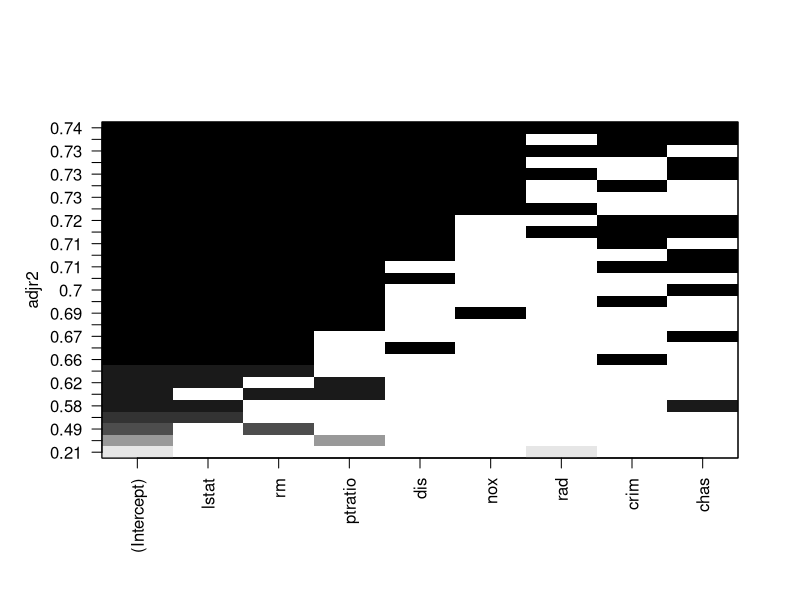
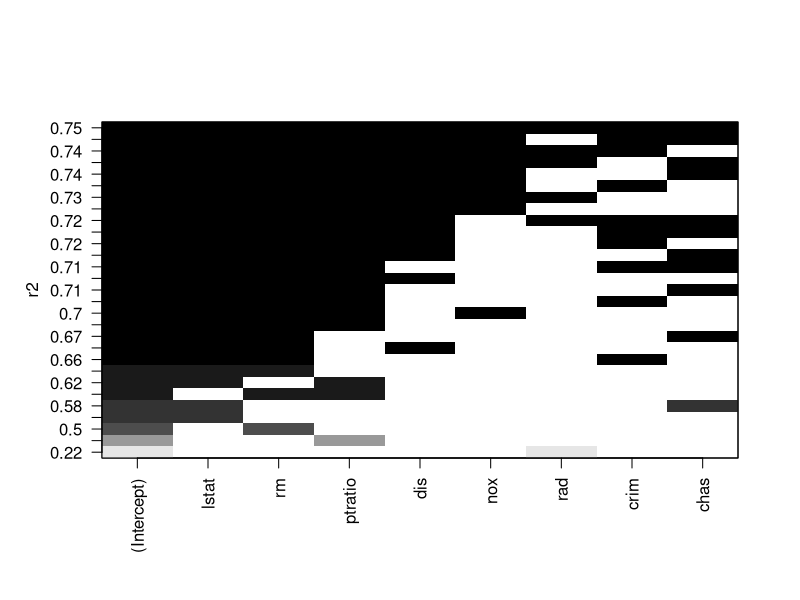
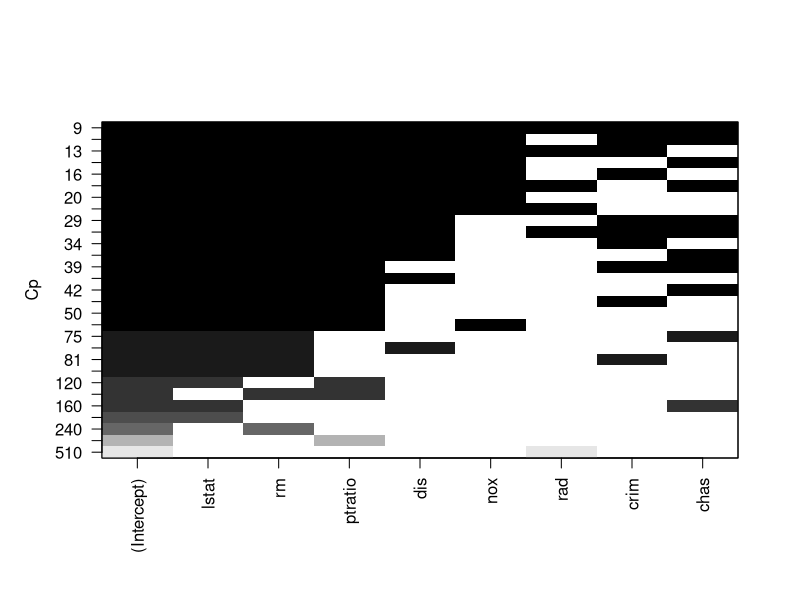
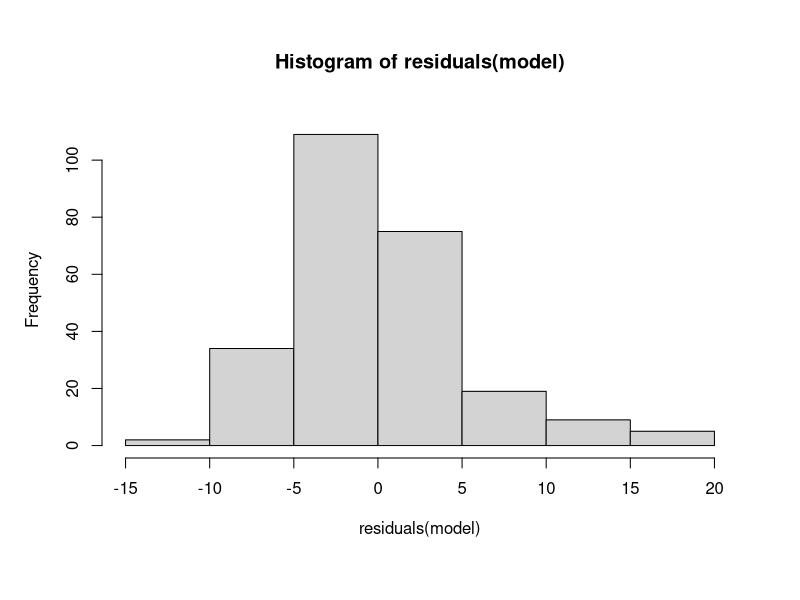
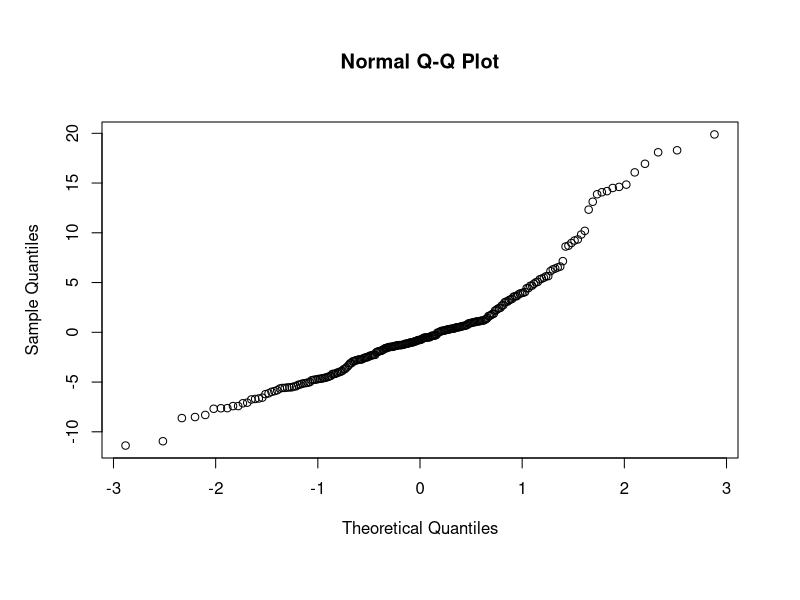
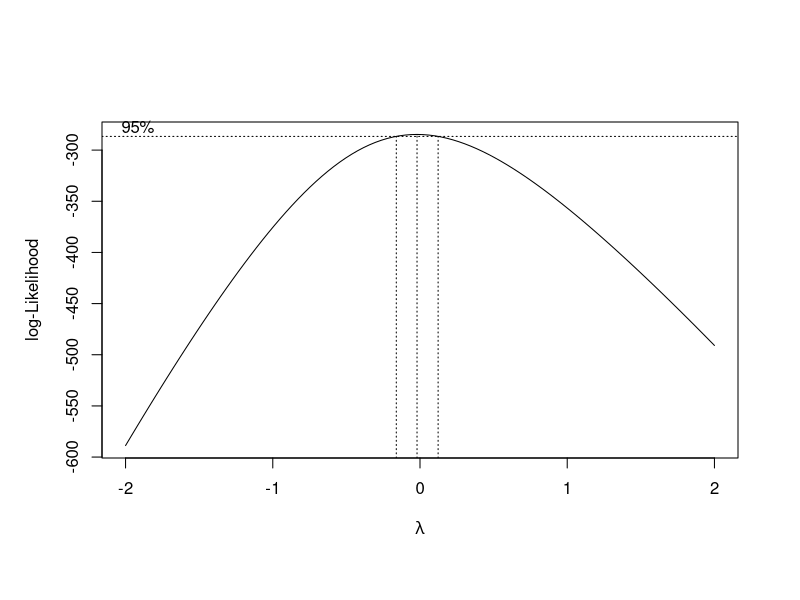
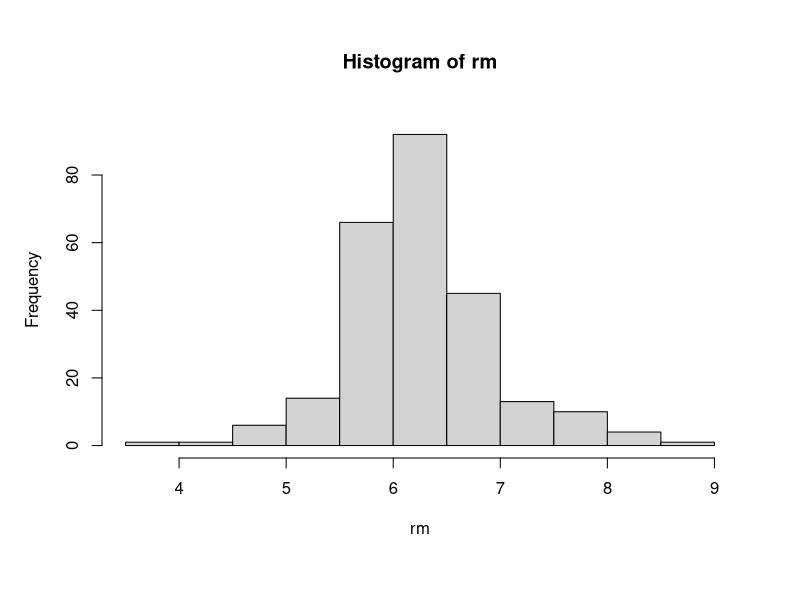
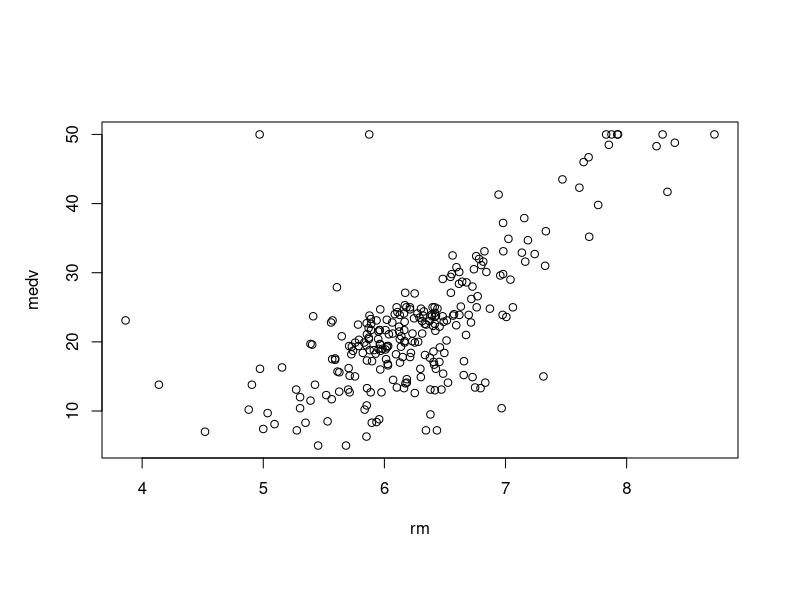

Here is the R script that generated these plots, in order:
library(MASS)
library(leaps)

# read data
data(Boston,package="MASS")
data<-Boston
# take a look at the data
head(data)

# calculate 50% of the sample size for training
smp_size <- floor(0.5 * nrow(data))
# set the seed to make your partition reproductible
set.seed(12)
# randomly pick 50% of the sample size for training 
train_ind <- sample(seq_len(nrow(data)), size = smp_size)
# save training/testing data
train <- data[train_ind, ]
test <- data[-train_ind, ]

# pick training data and look at it more closely
attach(train)
summary(train)
head(train)

# Use Forward/Backward Selection for preliminary filtering
Null_Model<-lm(medv~1, data=data.frame(train[,1:13]))
Full_Model<-lm(medv~., data=data.frame(train[,1:13]))
step(Null_Model, scope=list(lower=Null_Model, upper=Full_Model), direction="forward", k=log(54))
#lm(formula = medv ~ lstat + rm + ptratio + dis + nox + rad + crim + chas, data = data.frame(train[, 1:13]))

# Use Forward/Backward Selection for preliminary filtering
Full_Model<-lm(medv~., data=data.frame(train[,1:13]))
step(Full_Model, direction="backward", k=log(54))
#lm(formula = medv ~ crim + zn + chas + nox + rm + dis + rad + tax + ptratio + lstat, data = data.frame(train[, 1:13]))


# according to backward + zn, tax
# according to forward feature selection
# drop zn, indus, age, tax, black 
model<-lm(medv ~ lstat + ptratio + dis + nox + rad + crim + chas)
summary(model)
# Multiple R-squared:  0.6884
# According to the test errors are not normally distributed, p-value = 6.208e-09
shapiro.test(model$residuals)
# need to achieve p-value>0.05 for the test while keeping R^2 high enough

# Feature selection using different criteria such as R^2, adjusted R^2 and Cp 
leaps<-regsubsets(medv ~ lstat + rm + ptratio + dis + nox + rad + crim + chas, data=data.frame(train), nbest=4)
plot(leaps, scale="adjr2")
plot(leaps, scale="r2")
plot(leaps, scale="Cp")
# No need to drop any of the features according to the criterias above

# Looking at the residuals
hist(residuals(model))
qqnorm(residuals(model))
# Residuals are not normally distributed, checking for response transformation
boxcox(model)
# Since alpha is near 0 natural logarithmic transformation may be helpful

# log(medv) p-value = 5.665e-06
model<-lm(log(medv) ~ lstat + rm + ptratio + dis + nox + rad + crim + chas)
summary(model)
# Multiple R-squared:  0.7842 has increased after transformation
shapiro.test(model$residuals)
# p-value = 5.665e-06 also increased significantly

# examining rm and it's relationship with the response
hist(rm)
plot(rm, medv)

# checking conditions if we exclude rm 
model<-lm(log(medv) ~ lstat + ptratio + dis + nox + rad + crim + chas)
summary(model)
#Multiple R-squared:  0.771 one percent decrease seems to be not significant
shapiro.test(model$residuals)
# p-value = 0.01026 increased significantly


# looking at ptratio, need for transformation and it's relationship with the response
hist(ptratio)
plot(ptratio, log(medv))
plot(log(ptratio), log(medv))

# looking at dis, need for transformation and it's relationship with the response
hist(dis)
plot(dis, log(medv))
plot(log(dis), log(medv))
# we may need to apply log(dis) transformation to strengthen linear relationship between it and the response

# applying log(dis) 
model<-lm(log(medv) ~ lstat+ ptratio + log(dis) + nox + rad + crim + chas)
summary(model)
# Multiple R-squared:  0.782 has increased a bit
shapiro.test(model$residuals)
# p-value = 0.05398 increased considerably


# looking at rad, need for transformation and it's relationship with the response
hist(rad)
plot(rad, log(medv))
plot(log(rad), log(medv))
# we may need to apply log(dis) transformation to strengthen linear relationship between it and the response

# applying log(rad)
model<-lm(log(medv) ~ lstat+ ptratio + log(dis) + nox + log(rad) + crim + chas)
summary(model)
# Multiple R-squared:  0.7832 has increased a little bit
shapiro.test(model$residuals)
# normality p-value = 0.1396 also increased considerably
# We may end now since both of the main criterias high R^2 and normality p-value are satisfied
